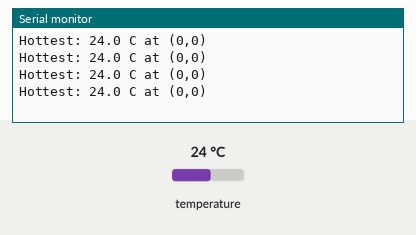
Simulated run of this sketch. Board: ESP32. On the bench: the last lines printed to the serial monitor. The inputs (shaded band) are chosen by the test bench; at power-on: temperature 24 °C.

Above: at 1.2 s.
1.3 s: temperature set to 33 °C
At 1.74 s:
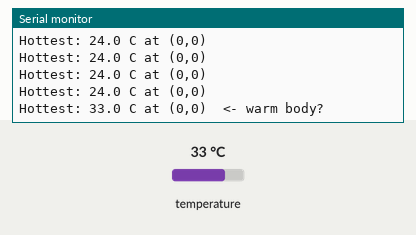
3.6 s: temperature set to 12 °C
At 3.88 s:
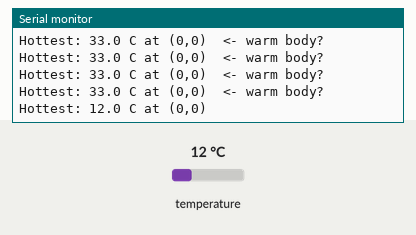

The sketch:

example.ino
```cpp
// Reads the 64 pixel temperatures, finds the hottest pixel and its (x,y) coordinates, and prints the hottest temperature with a warm-body hint.
//
// Buy this module: https://shillehtek.com/products/amg8833-ir-thermal-camera-sensor-arduino-esp32
// Full manual: https://shillehtek.com/blogs/shillehtek-product-manuals/amg8833-ir-thermal-camera-sensor-arduino-esp32-manual
// More examples: https://github.com/shillehbean/shillehtek-examples
//

#include <Adafruit_AMG88xx.h>

Adafruit_AMG88xx amg;
float px[64];

void setup() {
  Serial.begin(115200);
  if (!amg.begin()) { Serial.println("Sensor missing"); while (1); }
}

void loop() {
  amg.readPixels(px);
  float maxT = -100;
  int maxI = 0;
  for (int i = 0; i < 64; i++) {
    if (px[i] > maxT) { maxT = px[i]; maxI = i; }
  }
  Serial.printf("Hottest: %.1f C at (%d,%d)  %s\n",
                maxT, maxI % 8, maxI / 8,
                maxT > 28 ? "<- warm body?" : "");
  delay(300);
}
```

Measured:
- after the input at 1.3 s, the serial monitor: prints a new line after 0.23 s (image 1)
- after the input at 3.6 s, the serial monitor: prints a new line after 0.07 s (image 2)
